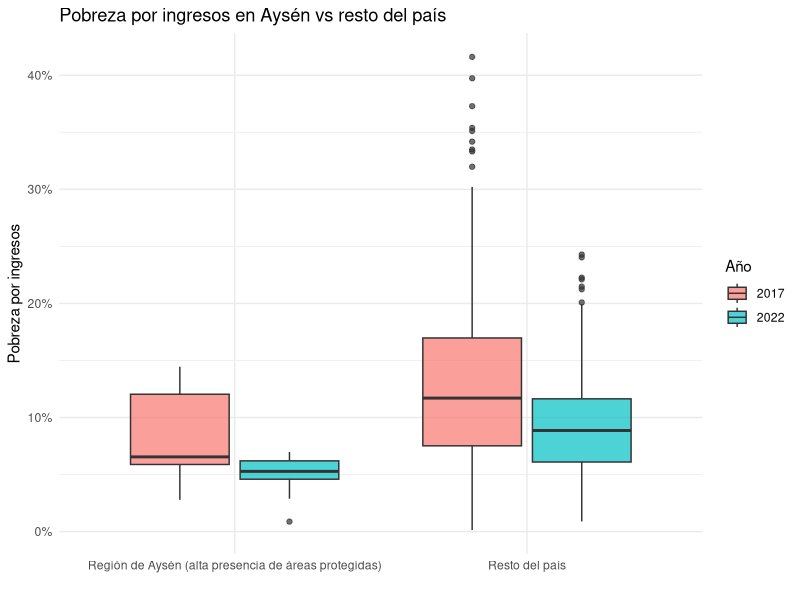
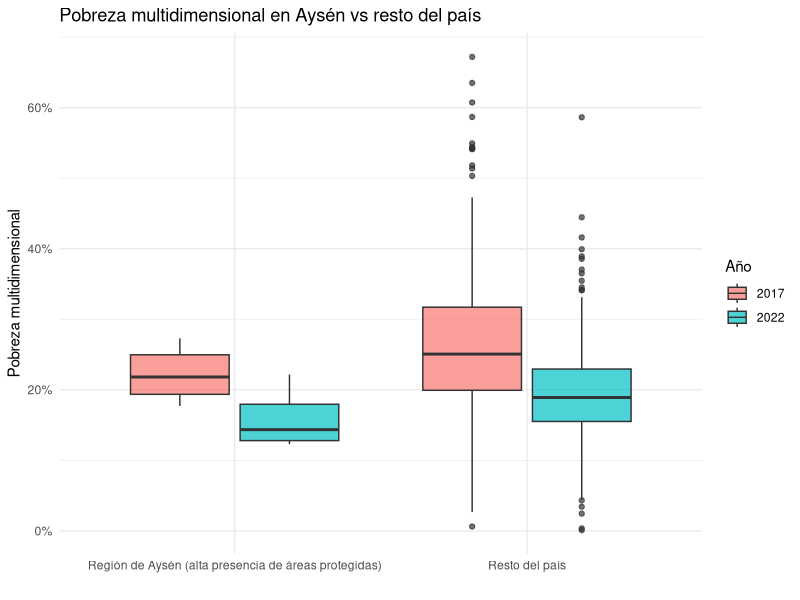

R code for these plots, in order:
## ---- chunk 1
library(tidyverse)
library(scales)

# Cargar bases de datos
pobreza <- read_csv("data/raw/pobreza_comunal_2017_2022.csv", show_col_types = FALSE)
areas_protegidas <- read_csv("data/raw/areas_protegidas_aysen.csv", show_col_types = FALSE)

# Comunas de la Región de Aysén
comunas_aysen <- c(
  "Coyhaique", "Aysén", "Cisnes", "Guaitecas", "Cochrane",
  "O'Higgins", "Tortel", "Chile Chico", "Río Ibáñez", "Lago Verde"
)

# Crear variable de tratamiento y cambios 2017–2022
pobreza <- pobreza %>%
  mutate(
    tratamiento = if_else(
      nombre_comuna %in% comunas_aysen,
      "Región de Aysén (alta presencia de áreas protegidas)",
      "Resto del país"
    ),
    cambio_ingresos = pobreza_ingresos_2022 - pobreza_ingresos_2017,
    cambio_multidimensional = pobreza_multidimensional_2022 - pobreza_multidimensional_2017
  )
## ---- chunk 2
pobreza %>%
  select(
    codigo_comuna, nombre_comuna,
    pobreza_ingresos_2017, pobreza_ingresos_2022,
    pobreza_multidimensional_2017, pobreza_multidimensional_2022
  ) %>%
  head()
## ---- chunk 3
areas_protegidas %>%
  count(categoria, name = "cantidad")
## ---- chunk 4
areas_protegidas %>%
  head(10)
## ---- chunk 5
pobreza %>%
  count(tratamiento, name = "numero_comunas")
## ---- chunk 6
pobreza_long_ingresos <- pobreza %>%
  select(nombre_comuna, tratamiento,
         pobreza_ingresos_2017, pobreza_ingresos_2022) %>%
  pivot_longer(
    cols = starts_with("pobreza_ingresos_"),
    names_to = "anio",
    values_to = "pobreza"
  ) %>%
  mutate(
    anio = if_else(anio == "pobreza_ingresos_2017", "2017", "2022")
  )

ggplot(pobreza_long_ingresos,
       aes(tratamiento, pobreza, fill = anio)) +
  geom_boxplot(alpha = 0.7) +
  scale_y_continuous(labels = percent_format(accuracy = 1)) +
  labs(
    title = "Pobreza por ingresos en Aysén vs resto del país",
    x = "", y = "Pobreza por ingresos",
    fill = "Año"
  ) +
  theme_minimal()
## ---- chunk 7
pobreza_long_multi <- pobreza %>%
  select(nombre_comuna, tratamiento,
         pobreza_multidimensional_2017, pobreza_multidimensional_2022) %>%
  pivot_longer(
    cols = starts_with("pobreza_multidimensional_"),
    names_to = "anio",
    values_to = "pobreza"
  ) %>%
  mutate(
    anio = if_else(anio == "pobreza_multidimensional_2017", "2017", "2022")
  )

ggplot(pobreza_long_multi,
       aes(tratamiento, pobreza, fill = anio)) +
  geom_boxplot(alpha = 0.7) +
  scale_y_continuous(labels = percent_format(accuracy = 1)) +
  labs(
    title = "Pobreza multidimensional en Aysén vs resto del país",
    x = "", y = "Pobreza multidimensional",
    fill = "Año"
  ) +
  theme_minimal()
## ---- chunk 8
resumen_cambios <- pobreza %>%
  group_by(tratamiento) %>%
  summarise(
    cambio_prom_ingresos = mean(cambio_ingresos, na.rm = TRUE),
    cambio_prom_multi = mean(cambio_multidimensional, na.rm = TRUE),
    .groups = "drop"
  )

resumen_cambios
## ---- chunk 9
#quarto::quarto_render("index.qmd")
